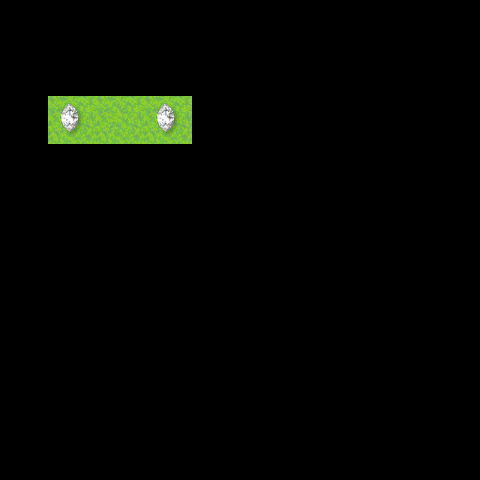

Tiled map render using the project's own tile images. Description and the whole map definition, tile-layer contents included, below:
An orthogonal 10x10 tile map with 48x48 px tiles, 2 tile layers (ground, object).

<map version="1.2" tiledversion="1.2.5" orientation="orthogonal" renderorder="right-down" width="10" height="10" tilewidth="48" tileheight="48" infinite="0" nextlayerid="3" nextobjectid="1">
 <tileset firstgid="1" name="0-99" tilewidth="48" tileheight="48" tilecount="110" columns="10">
  <image source="0-99-2.png" width="480" height="528" />
 </tileset>
 <layer id="2" name="ground" width="10" height="10">
  <data encoding="csv">
0,0,0,0,0,0,0,0,0,0,
0,0,0,0,0,0,0,0,0,0,
0,51,51,51,0,0,0,0,0,0,
0,0,0,0,0,0,0,0,0,0,
0,0,0,0,0,0,0,0,0,0,
0,0,0,0,0,0,0,0,0,0,
0,0,0,0,0,0,0,0,0,0,
0,0,0,0,0,0,0,0,0,0,
0,0,0,0,0,0,0,0,0,0,
0,0,0,0,0,0,0,0,0,0
</data>
 </layer>
 <layer id="1" name="object" width="10" height="10">
  <data encoding="csv">
0,0,0,0,0,0,0,0,0,0,
0,0,0,0,0,0,0,0,0,0,
0,61,0,61,0,0,0,0,0,0,
0,0,0,0,0,0,0,0,0,0,
0,0,0,0,0,0,0,0,0,0,
0,0,0,0,0,0,0,0,0,0,
0,0,0,0,0,0,0,0,0,0,
0,0,0,0,0,0,0,0,0,0,
0,0,0,0,0,0,0,0,0,0,
0,0,0,0,0,0,0,0,0,0
</data>
 </layer>
</map>
